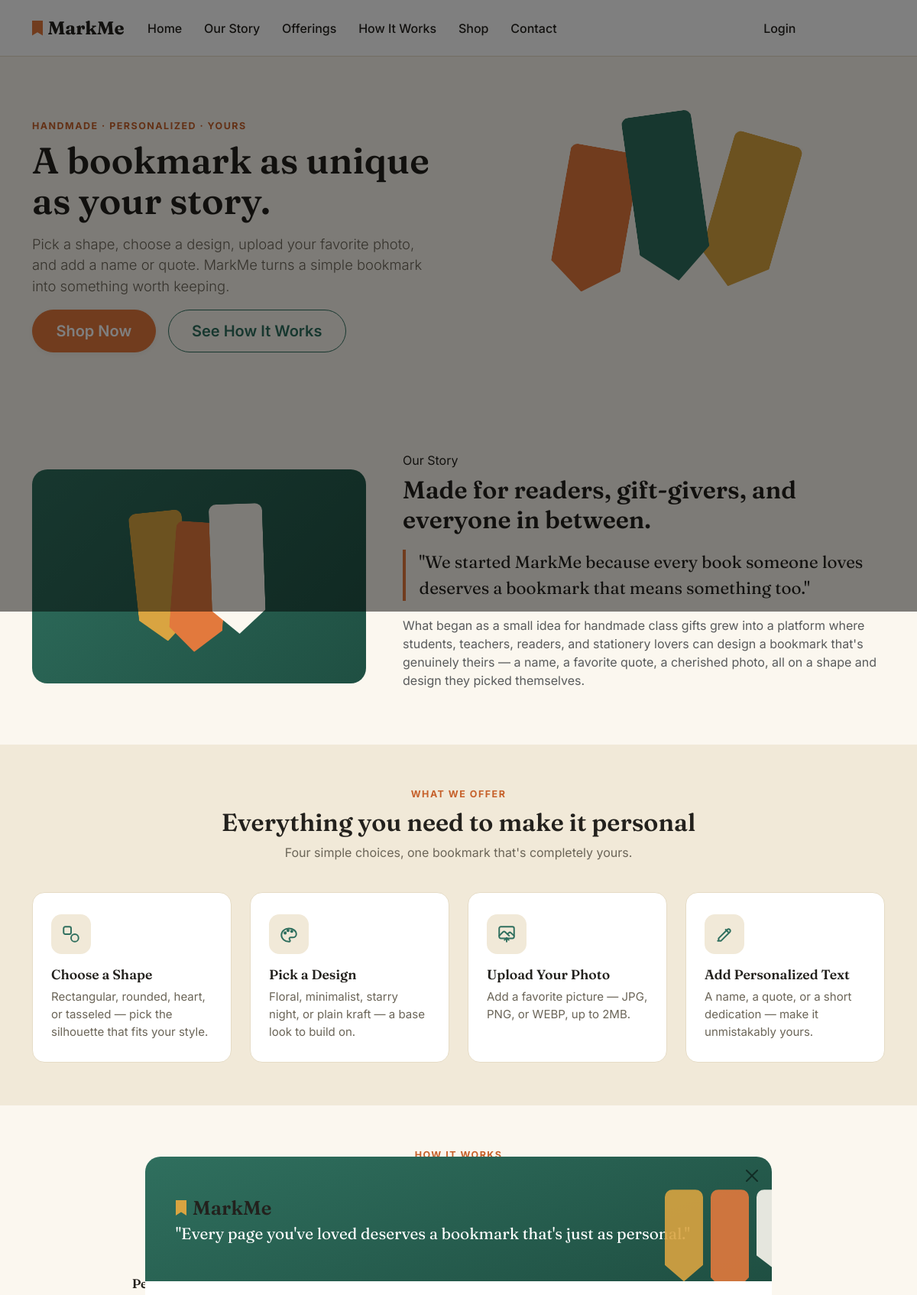
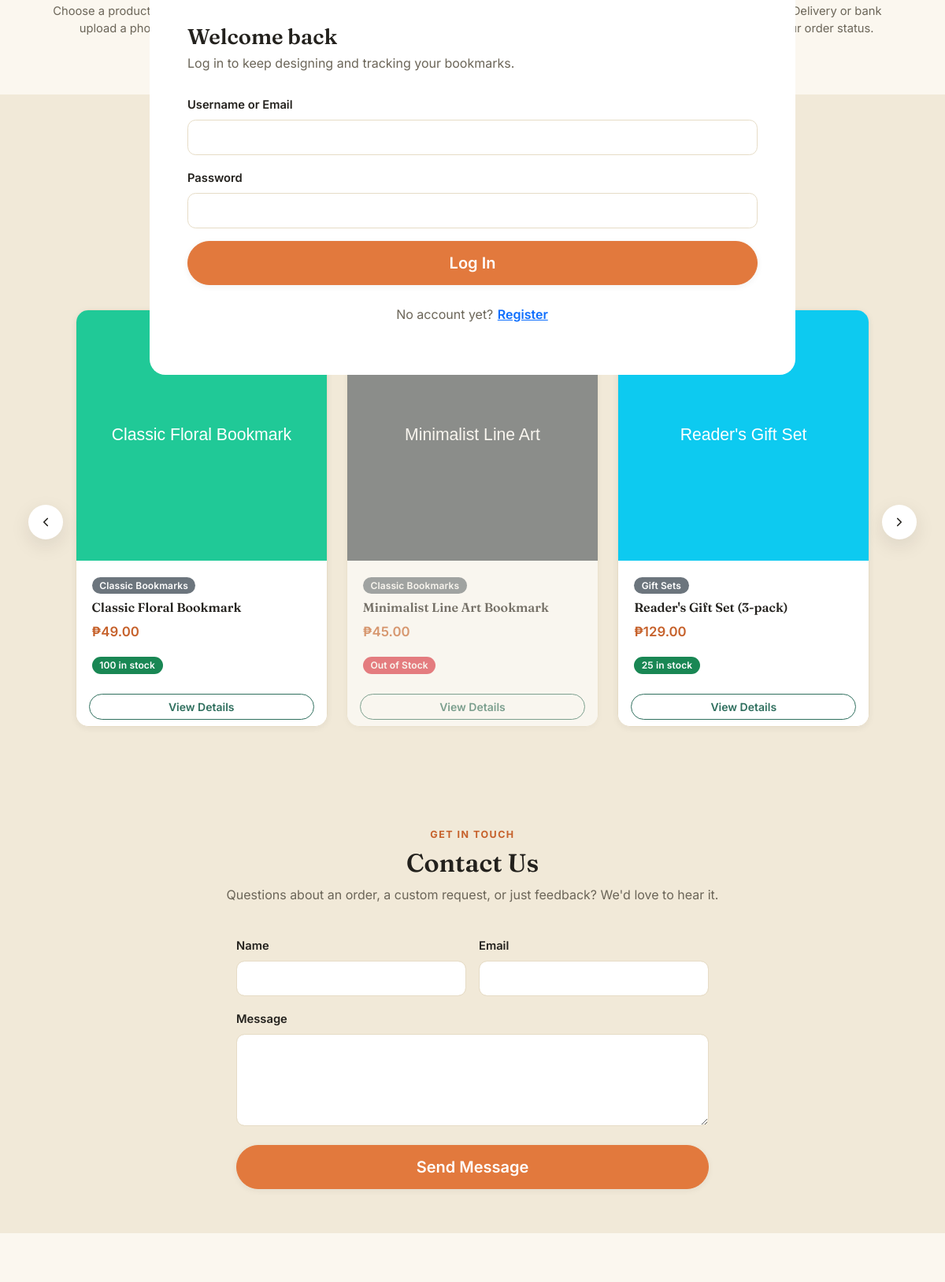
/customer/index.php (upper part), run on the app's committed database (2 pictures, top to bottom).
### tables this page shows
CREATE TABLE products (
    product_id      INT UNSIGNED AUTO_INCREMENT PRIMARY KEY,
    category_id     INT UNSIGNED NOT NULL,
    name            VARCHAR(150) NOT NULL,
    description     TEXT NULL,
    price           DECIMAL(10,2) NOT NULL,
    stock_quantity  INT UNSIGNED NOT NULL DEFAULT 0,
    image_path      VARCHAR(255) NOT NULL,
    is_customizable TINYINT(1)   NOT NULL DEFAULT 1,
    created_at      TIMESTAMP    NOT NULL DEFAULT CURRENT_TIMESTAMP,
    CONSTRAINT fk_products_category FOREIGN KEY (category_id)
        REFERENCES categories(category_id) ON DELETE RESTRICT ON UPDATE CASCADE,
    INDEX idx_products_category (category_id),
    INDEX idx_products_name (name)
);

CREATE TABLE categories (
    category_id     INT UNSIGNED AUTO_INCREMENT PRIMARY KEY,
    name            VARCHAR(100) NOT NULL UNIQUE,
    description     VARCHAR(255) NULL,
    created_at      TIMESTAMP    NOT NULL DEFAULT CURRENT_TIMESTAMP
);

### config/db.php (called while the page is built, shortened)
<?php
function db(): PDO
{
    static $pdo = null;
    if ($pdo === null) {
        $dsn = 'mysql:host=' . DB_HOST . ';dbname=' . DB_NAME . ';charset=' . DB_CHARSET;
        $pdo = new PDO($dsn, DB_USER, DB_PASS, [
            PDO::ATTR_ERRMODE => PDO::ERRMODE_EXCEPTION,
            PDO::ATTR_DEFAULT_FETCH_MODE => PDO::FETCH_ASSOC,
            PDO::ATTR_EMULATE_PREPARES => false,
        ]);
    }
    return $pdo;
}

### includes/functions.php (called while the page is built, shortened)
<?php
require_once __DIR__ . '/../config/db.php';
function e(?string $value): string
{
    return htmlspecialchars($value ?? '', ENT_QUOTES, 'UTF-8');
}
function format_price(float $amount): string
{
    return '₱' . number_format($amount, 2);
}
function flash_get(string $key): mixed
{
    if (!empty($_SESSION['flash'][$key])) {
        $message = $_SESSION['flash'][$key];
        return $message;
    }
    return null;
}

### customer/index.php (the view, shortened to what this page needs)
<?php
require_once __DIR__ . '/../includes/functions.php';
$categories = db()->query('SELECT * FROM categories ORDER BY name')->fetchAll();
$activeCategory = isset($_GET['category']) && $_GET['category'] !== '' ? (int)$_GET['category'] : null;
$sql = 'SELECT p.*, c.name AS category_name FROM products p JOIN categories c ON c.category_id = p.category_id';
$params = [];
$sql .= ' ORDER BY p.created_at DESC';
$stmt = db()->prepare($sql);
$stmt->execute($params);
$products = $stmt->fetchAll();
$productSlides = array_chunk($products, 3);
$contactOld = flash_get('contact_old') ?? ['name' => '', 'email' => '', 'message' => ''];
require __DIR__ . '/../includes/header.php';
?>
<section class="hero">
    <div class="container">
        <div class="row align-items-center g-5">
            <div class="col-lg-6">
                <div class="eyebrow">Handmade &middot; Personalized &middot; Yours</div>
                <h1>A bookmark as unique as your story.</h1>
                <p class="lead">Pick a shape, choose a design, upload your favorite photo, and add a
                    name or quote. MarkMe turns a simple bookmark into something worth keeping.</p>
                <div class="d-flex flex-wrap gap-3 mt-2">
                    <a href="#products" class="btn btn-primary btn-lg">Shop Now</a>
                    <a href="#how-it-works" class="btn btn-outline-primary btn-lg">See How It Works</a>
                </div>
            </div>
            <div class="col-lg-6">
                <div class="hero-visual">
                    <div class="bookmark-shape bm-1"></div>
                    <div class="bookmark-shape bm-2"></div>
                    <div class="bookmark-shape bm-3"></div>
                </div>
            </div>
        </div>
    </div>
</section>
<section class="section" id="story">
    <div class="container">
        <div class="row align-items-center g-5">
            <div class="col-lg-5">
                <div class="story-media p-4">
                    <div class="bookmark-shape" style="position:static;width:70px;height:170px;background:var(--gold);"></div>
                    <div class="bookmark-shape" style="position:static;width:70px;height:170px;background:var(--accent);"></div>
                    <div class="bookmark-shape" style="position:static;width:70px;height:170px;background:var(--cream);"></div>
                </div>
            </div>
            <div class="col-lg-7">
                <div class="eyebrow">Our Story</div>
                <h2 class="mt-2 mb-3">Made for readers, gift-givers, and everyone in between.</h2>
                <p class="story-quote">"We started MarkMe because every book someone loves deserves a bookmark
                    that means something too."</p>
                <p class="text-body-secondary">What began as a small idea for handmade class gifts grew into a
                    platform where students, teachers, readers, and stationery lovers can design a bookmark
                    that's genuinely theirs — a name, a favorite quote, a cherished photo, all on a shape and
                    design they picked themselves.</p>
            </div>
        </div>
    </div>
</section>
<section class="section section-alt" id="offer">
    <div class="container">
        <div class="section-title">
            <div class="eyebrow">What We Offer</div>
            <h2 class="mt-2">Everything you need to make it personal</h2>
            <p>Four simple choices, one bookmark that's completely yours.</p>
        </div>
        <div class="row g-4">
            <div class="col-md-6 col-lg-3">
                <div class="feature-card">
                    <div class="feature-icon">
                        <svg width="26" height="26" viewBox="0 0 24 24" fill="none" stroke="currentColor" stroke-width="1.8" stroke-linecap="round" stroke-linejoin="round"><rect x="3" y="3" width="9" height="9" rx="2"></rect><circle cx="16.5" cy="16.5" r="4.5"></circle></svg>
                    </div>
                    <h3>Choose a Shape</h3>
                    <p>Rectangular, rounded, heart, or tasseled — pick the silhouette that fits your style.</p>
                </div>
            </div>
            <div class="col-md-6 col-lg-3">
                <div class="feature-card">
                    <div class="feature-icon">
                    </div>
                    <h3>Pick a Design</h3>
                    <p>Floral, minimalist, starry night, or plain kraft — a base look to build on.</p>
                </div>
            </div>
            <div class="col-md-6 col-lg-3">
                <div class="feature-card">
                    <div class="feature-icon">
                    </div>
                    <h3>Upload Your Photo</h3>
                    <p>Add a favorite picture — JPG, PNG, or WEBP, up to 2MB.</p>
                </div>
            </div>
            <div class="col-md-6 col-lg-3">
                <div class="feature-card">
                    <div class="feature-icon">
                        <svg width="26" height="26" viewBox="0 0 24 24" fill="none" stroke="currentColor" stroke-width="1.8" stroke-linecap="round" stroke-linejoin="round"><path d="M4 20h4l10.5-10.5a2.1 2.1 0 0 0-3-3L5 17v3Z"></path><path d="M13.5 6.5l3 3"></path></svg>
                    </div>
                    <h3>Add Personalized Text</h3>
                    <p>A name, a quote, or a short dedication — make it unmistakably yours.</p>
                </div>
            </div>
        </div>
    </div>
</section>
<section class="section" id="how-it-works">
    <div class="container">
        <div class="section-title">
            <div class="eyebrow">How It Works</div>
            <h2 class="mt-2">From idea to order in three steps</h2>
        </div>
        <div class="row g-4">
            <div class="col-md-4">
                <div class="step-card">
                    <div class="step-number">1</div>
                    <h3>Personalize</h3>
                    <p>Choose a product, pick a shape and design, upload a photo, and add your text.</p>
                </div>
            </div>
            <div class="col-md-4">
                <div class="step-card">
                    <div class="step-number">2</div>
                    <h3>Preview</h3>
                    <p>Check your shape, design, photo, and text together before adding to cart.</p>
                </div>
            </div>
            <div class="col-md-4">
                <div class="step-card">
                    <div class="step-number">3</div>
                    <h3>Order</h3>
                    <p>Checkout with Cash on Delivery or bank transfer, then track your order status.</p>
                </div>
            </div>
        </div>
    </div>
</section>
<section class="section section-alt" id="products">
    <div class="container">
        <div class="section-title">
            <div class="eyebrow">Products</div>
            <h2 class="mt-2">Shop Our Bookmarks</h2>
            <p>Browse by category and find the one you'll make your own.</p>
        </div>
        <div class="category-pills">
            <a href="<?= BASE_URL ?>/customer/index.php#products" class="pill <?= !$activeCategory ? 'active' : '' ?>">All</a>
            <?php foreach ($categories as $cat): ?>
                <a href="<?= BASE_URL ?>/customer/index.php?category=<?= (int)$cat['category_id'] ?>#products" class="pill <?= $activeCategory === (int)$cat['category_id'] ? 'active' : '' ?>"><?= e($cat['name']) ?></a>
            <?php endforeach; ?>
        </div>
        <?php if (!$products): ?>
            <p class="text-center text-muted">No products in this category yet.</p>
        <?php else: ?>
            <div id="productCarousel" class="carousel slide product-carousel" data-bs-ride="false">
                <div class="carousel-inner">
                    <?php foreach ($productSlides as $i => $slide): ?>
                        <div class="carousel-item <?= $i === 0 ? 'active' : '' ?>">
                            <div class="row row-cols-1 row-cols-sm-2 row-cols-md-3 g-4">
                                <?php foreach ($slide as $product): ?>
                                    <?php $outOfStock = (int)$product['stock_quantity'] <= 0; ?>
                                    <div class="col">
                                        <div class="card h-100 product-card <?= $outOfStock ? 'stock-badge-out' : '' ?>">
                                            <img src="<?= BASE_URL ?>/uploads/products/<?= e($product['image_path']) ?>" class="card-img-top" alt="<?= e($product['name']) ?>">
                                            <div class="card-body">
                                                <span class="badge bg-secondary mb-2"><?= e($product['category_name']) ?></span>
                                                <h3 class="h6 card-title"><?= e($product['name']) ?></h3>
                                                <p class="card-text fw-semibold"><?= format_price($product['price']) ?></p>
                                                <?php if ($outOfStock): ?>
                                                    <span class="badge bg-danger">Out of Stock</span>
                                                <?php else: ?>
                                                    <span class="badge bg-success"><?= (int)$product['stock_quantity'] ?> in stock</span>
                                                <?php endif; ?>
                                            </div>
                                            <div class="card-footer bg-white border-0">
                                                <a href="<?= BASE_URL ?>/customer/product.php?id=<?= (int)$product['product_id'] ?>" class="btn btn-outline-primary btn-sm w-100">View Details</a>
                                            </div>
                                        </div>
                                    </div>
                                <?php endforeach; ?>
                            </div>
                        </div>
                    <?php endforeach; ?>
                </div>
                <?php if (count($productSlides) > 1): ?>
                    <button class="carousel-control-prev" type="button" data-bs-target="#productCarousel" data-bs-slide="prev">
                        <span class="carousel-arrow" aria-hidden="true">
                            <svg width="18" height="18" viewBox="0 0 24 24" fill="none" stroke="currentColor" stroke-width="2.2" stroke-linecap="round" stroke-linejoin="round"><path d="M15 18l-6-6 6-6"/></svg>
                        </span>
                    </button>
                    <button class="carousel-control-next" type="button" data-bs-target="#productCarousel" data-bs-slide="next">
                        <span class="carousel-arrow" aria-hidden="true">
                            <svg width="18" height="18" viewBox="0 0 24 24" fill="none" stroke="currentColor" stroke-width="2.2" stroke-linecap="round" stroke-linejoin="round"><path d="M9 18l6-6-6-6"/></svg>
                        </span>
                    </button>
                <?php endif; ?>
            </div>
        <?php endif; ?>
    </div>
</section>
<section class="section section-alt" id="contact">
    <div class="container">
        <div class="section-title">
            <div class="eyebrow">Get In Touch</div>
            <h2 class="mt-2">Contact Us</h2>
            <p>Questions about an order, a custom request, or just feedback? We'd love to hear it.</p>
        </div>
        <div class="contact-form-wrap">
            <form method="post" action="<?= BASE_URL ?>/customer/contact_submit.php">
                <div class="row g-3">
                    <div class="col-md-6">
                        <label class="form-label">Name</label>
                        <input type="text" name="name" class="form-control" value="<?= e($contactOld['name']) ?>" required>
                    </div>
                    <div class="col-md-6">
                        <label class="form-label">Email</label>
                        <input type="email" name="email" class="form-control" value="<?= e($contactOld['email']) ?>" required>
                    </div>
                    <div class="col-12">
                        <label class="form-label">Message</label>
                        <textarea name="message" class="form-control" rows="4" required><?= e($contactOld['message']) ?></textarea>
                    </div>
                </div>
                <button type="submit" class="btn btn-primary btn-lg w-100 mt-4">Send Message</button>
            </form>
        </div>
    </div>
</section>
<?php require __DIR__ . '/../includes/footer.php'; ?>

### data on the page
products: image_path (picture), category.name "Classic Bookmarks", name "Classic Floral Bookmark", price "₱49.00", stock_quantity "100"
products: image_path (picture), category.name "Classic Bookmarks", name "Minimalist Line Art Bookmark", price "₱45.00", stock_quantity "Out of Stock"
products: image_path (picture), category.name "Gift Sets", name "Reader's Gift Set (3-pack)", price "₱129.00", stock_quantity "25"
